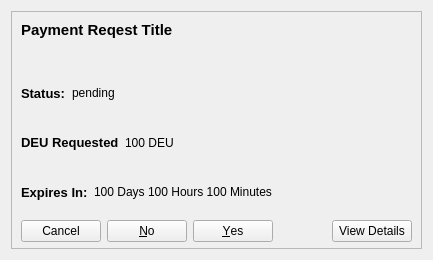
<?xml version="1.0" encoding="UTF-8"?>
<ui version="4.0">
 <class>CommunityFundDisplayPaymentRequest</class>
 <widget class="QWidget" name="CommunityFundDisplayPaymentRequest">
  <property name="geometry">
   <rect>
    <x>0</x>
    <y>0</y>
    <width>433</width>
    <height>260</height>
   </rect>
  </property>
  <property name="sizePolicy">
   <sizepolicy hsizetype="Maximum" vsizetype="Maximum">
    <horstretch>0</horstretch>
    <verstretch>0</verstretch>
   </sizepolicy>
  </property>
  <property name="minimumSize">
   <size>
    <width>433</width>
    <height>260</height>
   </size>
  </property>
  <property name="maximumSize">
   <size>
    <width>433</width>
    <height>260</height>
   </size>
  </property>
  <property name="windowTitle">
   <string>Form</string>
  </property>
  <layout class="QVBoxLayout" name="verticalLayout_2">
   <item>
    <widget class="QFrame" name="frame">
     <property name="sizePolicy">
      <sizepolicy hsizetype="Maximum" vsizetype="Maximum">
       <horstretch>0</horstretch>
       <verstretch>0</verstretch>
      </sizepolicy>
     </property>
     <property name="maximumSize">
      <size>
       <width>433</width>
       <height>433</height>
      </size>
     </property>
     <property name="frameShape">
      <enum>QFrame::StyledPanel</enum>
     </property>
     <property name="frameShadow">
      <enum>QFrame::Raised</enum>
     </property>
     <widget class="QLabel" name="title">
      <property name="geometry">
       <rect>
        <x>10</x>
        <y>10</y>
        <width>400</width>
        <height>50</height>
       </rect>
      </property>
      <property name="maximumSize">
       <size>
        <width>400</width>
        <height>50</height>
       </size>
      </property>
      <property name="font">
       <font>
        <pointsize>11</pointsize>
        <weight>75</weight>
        <bold>true</bold>
       </font>
      </property>
      <property name="text">
       <string>Payment Reqest Title</string>
      </property>
      <property name="alignment">
       <set>Qt::AlignLeading|Qt::AlignLeft|Qt::AlignTop</set>
      </property>
      <property name="wordWrap">
       <bool>true</bool>
      </property>
     </widget>
     <widget class="QWidget" name="">
      <property name="geometry">
       <rect>
        <x>10</x>
        <y>60</y>
        <width>391</width>
        <height>171</height>
       </rect>
      </property>
      <layout class="QVBoxLayout" name="verticalLayout">
       <item>
        <layout class="QHBoxLayout" name="horizontalLayout_4">
         <item>
          <widget class="QLabel" name="labelTitleStatus">
           <property name="sizePolicy">
            <sizepolicy hsizetype="Maximum" vsizetype="Preferred">
             <horstretch>0</horstretch>
             <verstretch>0</verstretch>
            </sizepolicy>
           </property>
           <property name="font">
            <font>
             <pointsize>10</pointsize>
             <weight>75</weight>
             <bold>true</bold>
            </font>
           </property>
           <property name="text">
            <string>Status:</string>
           </property>
          </widget>
         </item>
         <item>
          <widget class="QLabel" name="labelStatus">
           <property name="text">
            <string>pending</string>
           </property>
          </widget>
         </item>
        </layout>
       </item>
       <item>
        <layout class="QHBoxLayout" name="horizontalLayout_6">
         <item>
          <widget class="QLabel" name="labelTitleRequested">
           <property name="sizePolicy">
            <sizepolicy hsizetype="Maximum" vsizetype="Preferred">
             <horstretch>0</horstretch>
             <verstretch>0</verstretch>
            </sizepolicy>
           </property>
           <property name="font">
            <font>
             <pointsize>10</pointsize>
             <weight>75</weight>
             <bold>true</bold>
            </font>
           </property>
           <property name="text">
            <string>DEU Requested</string>
           </property>
          </widget>
         </item>
         <item>
          <widget class="QLabel" name="labelRequested">
           <property name="text">
            <string>100 DEU</string>
           </property>
          </widget>
         </item>
        </layout>
       </item>
       <item>
        <layout class="QHBoxLayout" name="horizontalLayout_5">
         <item>
          <widget class="QLabel" name="labelTitleDuration">
           <property name="sizePolicy">
            <sizepolicy hsizetype="Maximum" vsizetype="Preferred">
             <horstretch>0</horstretch>
             <verstretch>0</verstretch>
            </sizepolicy>
           </property>
           <property name="font">
            <font>
             <pointsize>10</pointsize>
             <weight>75</weight>
             <bold>true</bold>
            </font>
           </property>
           <property name="text">
            <string>Expires In:</string>
           </property>
          </widget>
         </item>
         <item>
          <widget class="QLabel" name="labelDuration">
           <property name="text">
            <string>100 Days 100 Hours 100 Minutes</string>
           </property>
          </widget>
         </item>
        </layout>
       </item>
       <item>
        <layout class="QHBoxLayout" name="horizontalLayout">
         <item>
          <widget class="QDialogButtonBox" name="buttonBoxVote">
           <property name="layoutDirection">
            <enum>Qt::RightToLeft</enum>
           </property>
           <property name="standardButtons">
            <set>QDialogButtonBox::Cancel|QDialogButtonBox::No|QDialogButtonBox::Yes</set>
           </property>
          </widget>
         </item>
         <item>
          <widget class="QPushButton" name="pushButtonDetails">
           <property name="text">
            <string>View Details</string>
           </property>
          </widget>
         </item>
        </layout>
       </item>
      </layout>
     </widget>
     <zorder>title</zorder>
     <zorder></zorder>
     <zorder>labelRequested</zorder>
     <zorder></zorder>
     <zorder></zorder>
    </widget>
   </item>
  </layout>
 </widget>
 <resources/>
 <connections/>
</ui>
